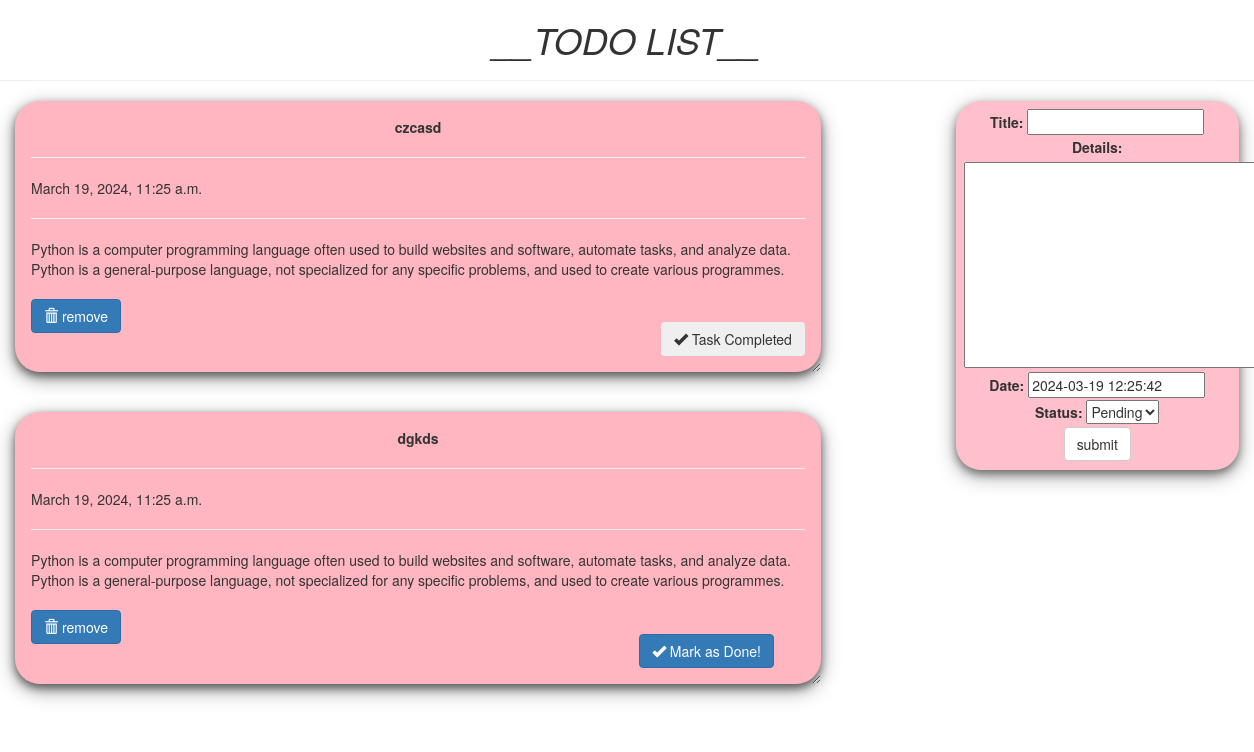
The page / on the database its author committed.
### todo/models.py (models this page shows)
class Todo(models.Model):
    title = models.CharField(max_length=100)
    details = models.TextField()
    date = models.DateTimeField(default=timezone.now)
    status = models.CharField(choices=STATUS,max_length=20,default='Pending')

### todo/views.py (the view)
# urls.py: path('',views.index,name="todo"),
def index(request):
    item_list = Todo.objects.order_by('-date')
    if request.method == "POST":
        form = TodoForm(request.POST)
        if form.is_valid():
            form.save()
            return redirect('todo')
    form = TodoForm()
    page = {
        "list":item_list,
        "forms":form,
    }
    return render(request,"todo/index.html",page)

### todo/forms.py
class TodoForm(forms.ModelForm):
    class Meta:
        model = Todo
        fields = '__all__'

### todo/templates/todo/index.html (shortened to what this page needs)
<!DOCTYPE html>
<html lang="en" dir="ltr">
<head>
<link rel="stylesheet" href="https://maxcdn.bootstrapcdn.com/bootstrap/3.3.7/css/bootstrap.min.css">
</head>
<body class="container-fluid">
<center class="row">
	<h1><i>__TODO LIST__</i></h1>
	<hr />
</center>
<div class="row">
	<div class="col-md-8">
	{% for i in list %}
	<div class="card">
		<center><b>{{i.title}}</b></center>
		<hr/>
		{{i.date}}
		<hr/>
		{{i.details}}
		<br />
		<br />
		<form action="/del/{{i.id}}" method="POST" style=" padding-right: 4%; padding-bottom: 3%;">
		<button value="remove" type="submit" class="btn btn-primary" style="float: left;"><span class="glyphicon glyphicon-trash"></span>  remove</button>
		</form>
		{% if i.status == 'Pending' %}
		<form action="/done/{{i.id}}" method="POST" style=" padding-right: 4%; padding-bottom: 3%;">
			<button value="mark_done" type="submit" class="btn btn-primary" style="float: right;"><span class="glyphicon glyphicon-ok"></span> Mark as Done!</button>
		</form>
		{% else %}
		<button value="mark_done" type="submit" class="btn btn-secondary" style="float: right;"><span class="glyphicon glyphicon-ok"></span> Task Completed</button>
		{% endif %}
	</div>
	{% endfor%}
	</div>
	<div class="col-md-1"> </div>
	<div class="col-md-3" >
	<div class="submit_form">
	<form method="POST">
		{{forms}}
		<center>
		<input type="submit" class="btn btn-default" value="submit" />
	</center>
	</form>
	</div>
</div>
</div>
</body>
</html>

### todo/templates/todo/index.html (style rules this page uses)
.card { box-shadow: 0 4px 8px 0 rgba(0,0,0,0.5), 0 6px 20px 0 rgba(0,0,0,0.39); background: lightpink; margin-bottom : 5%; border-radius: 25px; padding : 2%; overflow: auto; resize: both; text-overflow: ellipsis; }
.submit_form { text-align: center; padding: 3%; background: pink; border-radius: 25px; box-shadow: 0 4px 8px 0 rgba(0,0,0,0.4), 0 6px 20px 0 rgba(0,0,0,0.36); }

### rows shown on the page
Todo: title "czcasd", date "March 19, 2024, 11:25 a.m.", details "Python is a computer programming language often used to build websites and software, automate tasks, and analyze data. Python is a general-purpose language, not specialized for any specific problems, and used to create various programmes.", status "Task Completed"
Todo: title "dgkds", date "March 19, 2024, 11:25 a.m.", details "Python is a computer programming language often used to build websites and software, automate tasks, and analyze data. Python is a general-purpose language, not specialized for any specific problems, and used to create various programmes."
